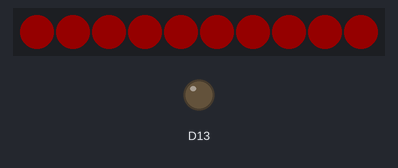
Simulated run of this sketch. Board: Adafruit Circuit Playground Express. On the bench: 10 RGB LEDs in strip order, left to right, output pins drawn as LEDs (lit = HIGH). Dim RGB values are drawn brighter than linear.

Above: at 1.0 s.
At 6.17 s:
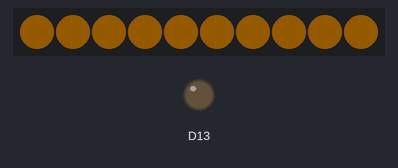
At 10.58 s:
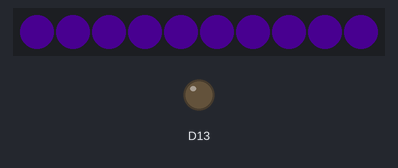
At 20.06 s:
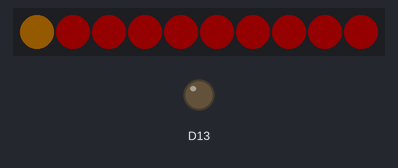
At 27.5 s:
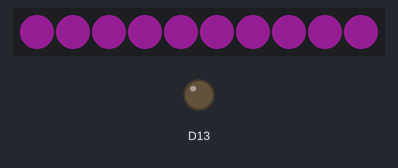
At 38.06 s:
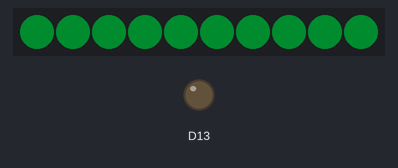

Measured:
- what the display in image 0 shows lasts 4.2 s, from 0.9 s to 5.1 s
- what the display in image 4 shows lasts 2.2 s, from 27.5 s to 29.7 s

The sketch:

Hello_NeoPixels_Rainbow.ino
```cpp
#include <Adafruit_CircuitPlayground.h>

void setup() {
  CircuitPlayground.begin();
}

void loop() {
  CircuitPlayground.clearPixels();

  int speed = 100;
  int nextColorSpeed = 100;
  /*
  int newArray() {
    int leds[10] = {0,1,2,3,4,5,6,7,8,9};
    return leds;
  }
*/

  // red
  for (int i = 0; i < 50; i++){
    CircuitPlayground.setPixelColor(i, 255, 0,0); // red
    delay(speed);
  }
  delay(nextColorSpeed);

  for (int i = 0; i < 10; i++){
    CircuitPlayground.setPixelColor(i, 0xff9900); // orange
    delay(speed);
  }
  delay(nextColorSpeed);

  for (int i = 0; i < 10; i++){
    CircuitPlayground.setPixelColor(i, 0xe6e600); // yellow
    delay(speed);
  }
  delay(nextColorSpeed);

  for (int i = 0; i < 10; i++){
    CircuitPlayground.setPixelColor(i, 0x009933); // green
    delay(speed);
  }
  delay(nextColorSpeed);

  for (int i = 0; i < 10; i++){
    CircuitPlayground.setPixelColor(i, 0x0033cc); // blue
    delay(speed);
  }
  delay(nextColorSpeed);

  for (int i = 0; i < 10; i++){
    CircuitPlayground.setPixelColor(i, 0x6600cc); // dk purple
    delay(speed);
  }
  delay(nextColorSpeed);

  for (int i = 0; i < 10; i++){
    CircuitPlayground.setPixelColor(i, 0x660066); // dk pink
    delay(speed);
  }
  delay(nextColorSpeed);

  for (int i = 0; i < 10; i++){
    CircuitPlayground.setPixelColor(i, 0xff33ff); // lt pink
    delay(speed);
  }
  delay(nextColorSpeed);


/*
  CircuitPlayground.setPixelColor(0, 255,   0,   0);
  CircuitPlayground.setPixelColor(1, 128, 128,   0);
  CircuitPlayground.setPixelColor(2,   0, 255,   0);
  CircuitPlayground.setPixelColor(3,   0, 128, 128);
  CircuitPlayground.setPixelColor(4,   0,   0, 255);

  CircuitPlayground.setPixelColor(5, 0xFF0000);
  CircuitPlayground.setPixelColor(6, 0x808000);
  CircuitPlayground.setPixelColor(7, 0x00FF00);
  CircuitPlayground.setPixelColor(8, 0x008080);
  CircuitPlayground.setPixelColor(9, 0x0000FF);
 */

  delay(2000);
}
```
